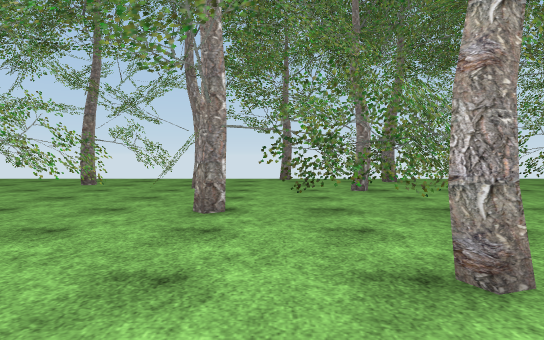
[1] (above)

24 first-person views from a walk through a scene from a Unity 3-D project. The camera is 1.2 m above the floor, tilts 2° down and sees 70° across. The floor is counted in squares, 2 m on a side. Each view is taken from the middle of a square. On the plan, view 1 faces up. The plan holds only what a view shows up to about 11 squares ahead; the rest is blank. The place goes on beyond the plan. The player character is not drawn. Some surface patterns are stand-ins.

[2]
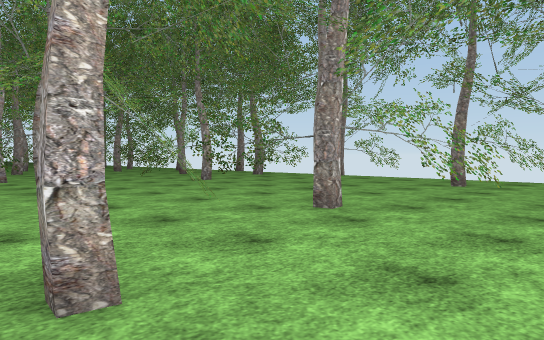

[3]
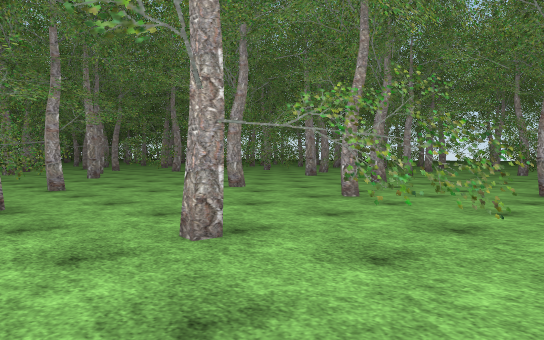

[4]
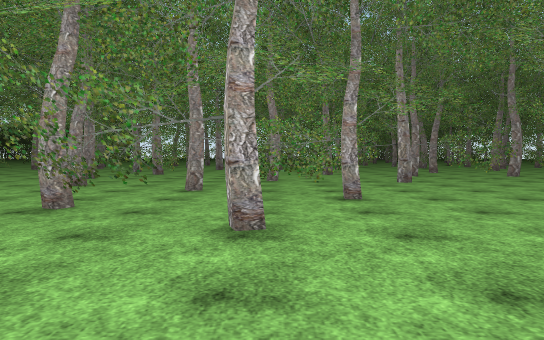

[5]
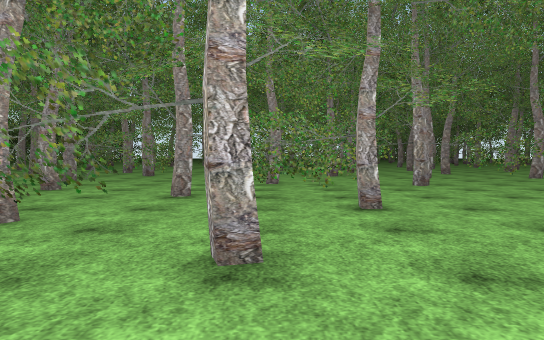

[6]
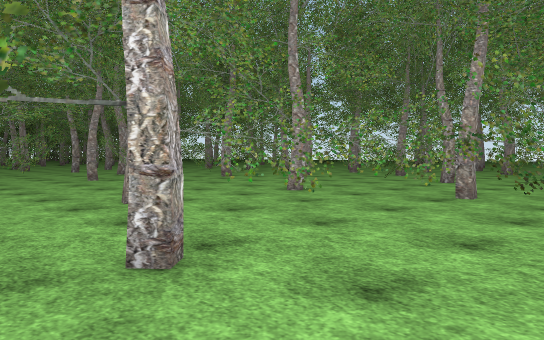

[7]
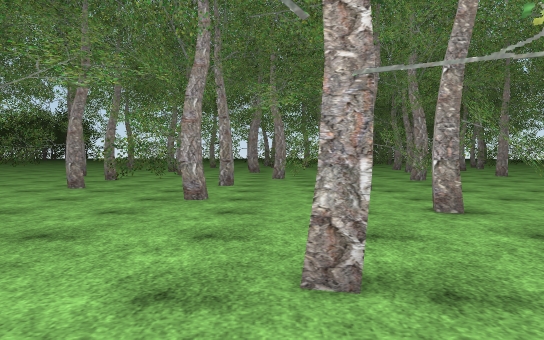

[8]
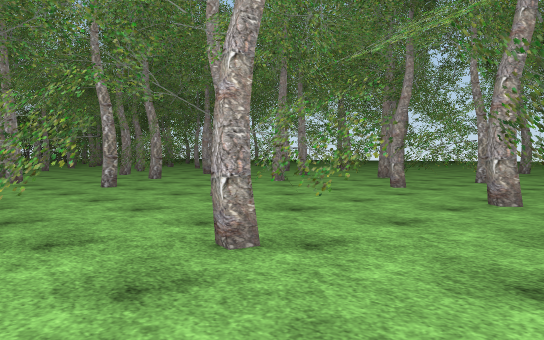

[9]
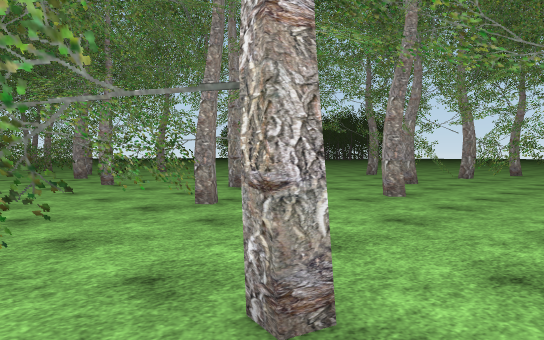

[10]
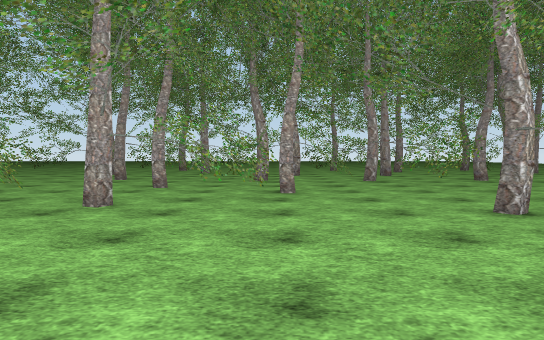

[11]
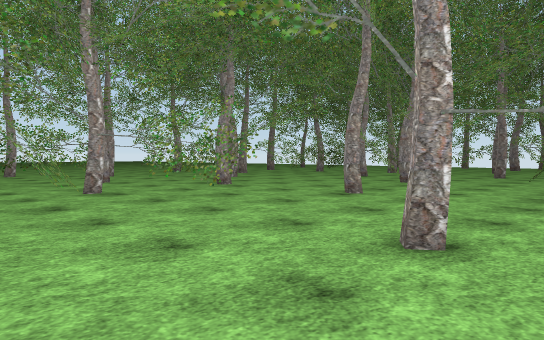

[12]
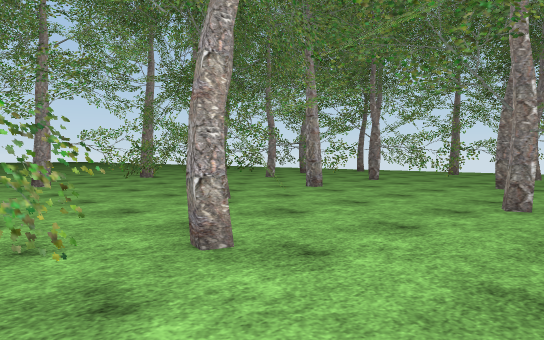

[13]
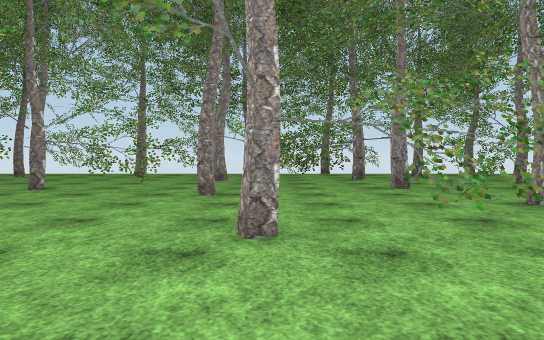

[14]
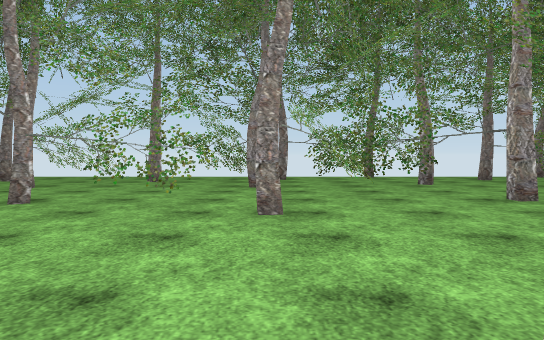

[15]
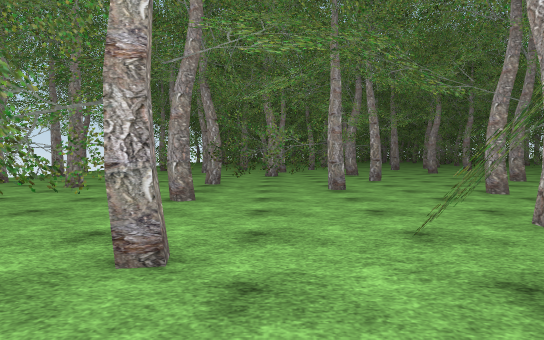

[16]
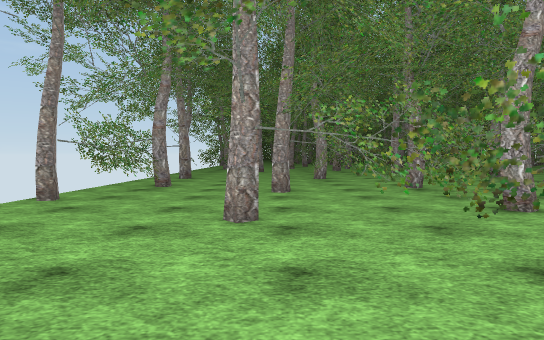

[17]
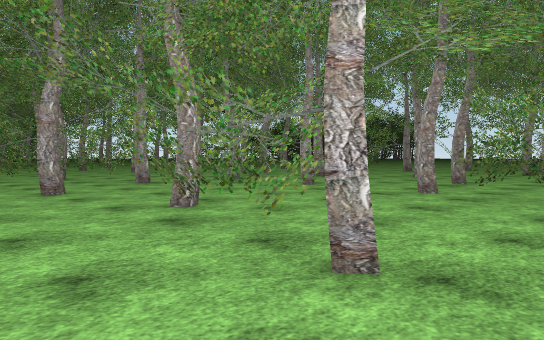

[18]
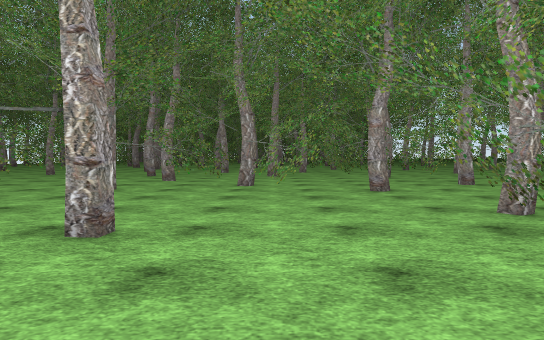

[19]
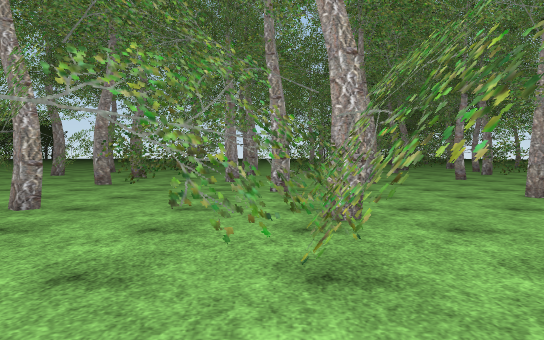

[20]
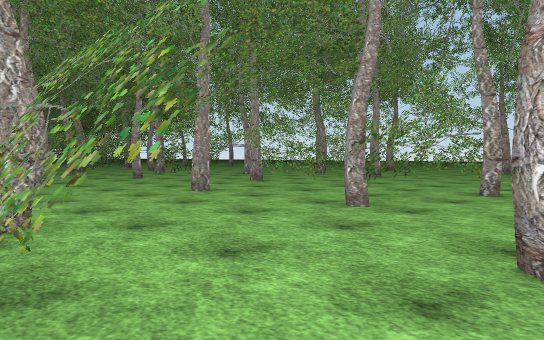

[21]
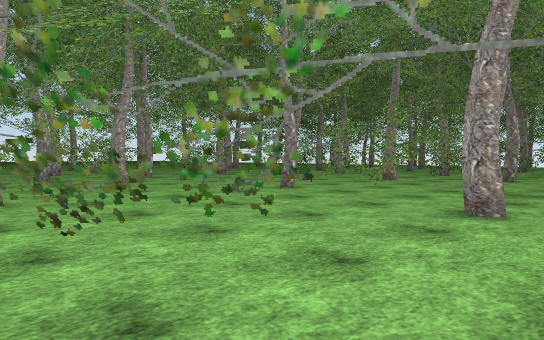

[22]
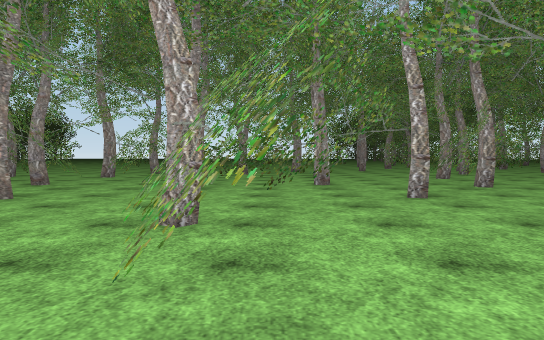

[23]
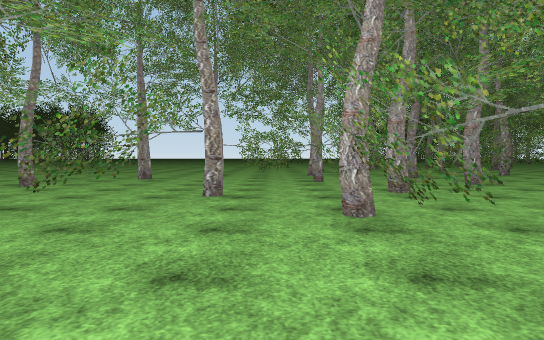

[24]
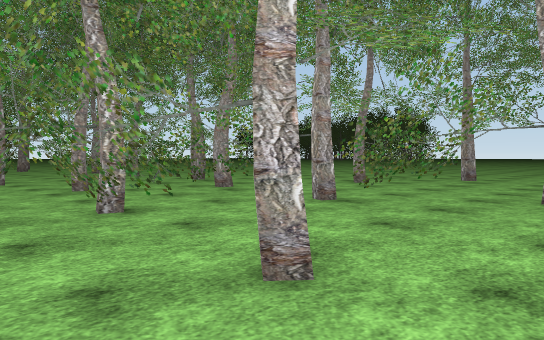

### Floor plan
Key: @ floor where view 1 was taken; # wall or solid block; x gap in a wall; . floor; O other object.
Columns run from 22 left of view 1 to 6 right of it. Each row starts with its distance up from view 1.
 10 O..... ..O ..   .. O..#OO OOO
  9 O.O..O#....O.  ....O....O#.O.
  8 ..Ox O#OO#..OO....O..........
  7 ..O...##OO...O......OO..O....
  6  O.....O#....#OOO..OOO.OO#OOO
  5  ......OOO...OO....O.O..OO...
  4   .OOO.O.O...#O.... .OOO#....
  3  OO...#.................#OOO
  2 ..........#.#O#...OO...O O..
  1 ...O.....O.OO......O.....#O.
  0 O.O....OOO....OO#.....@.....O
 -1 OOO .....O....O.......O#....
 -2 O#..OO...  #OO......#..OO...
 -3 ......O..O O....#....OOO O...
 -4 ......O..O. ...OO.....#O..O..
 -5 O ....O..OO#O  O...OO..O.. O
 -6  #OO..OO.##  OO.....OO..O....
 -7 ...O......#O #....O#....#..O.
 -8 ......O.....OO...#OO#...#O.OO
 -9 .O...O...O.O.OO#.........O...
-10 O...O....OOO. .O.......OO...O
-11 OO...OO......O..O......O..O.
-12  O.O...#...........OOO..OOO#.
-13  .O# O .O.....#...........O##
-14   .OOO..O...OO...........OO..
-15  OO.....O OOO....O......O....
-16    #.........OO...OOO.OOOO...
-17  OO.OO.O....OO.#.##.O........
-18  ....O.OOO...O.OO...O.....OOO
-19   .... .....O...O...O..O#OO O
-20    ....OOO.....O#...O..O...#O
-21     O....O....O.....O.#.....O
-22      .O.....O#.....O........
-23       .O....O....O.O......O.
-24        O#..O..#OOO.OO.....OO
-25      OO.#..O... #OOO O..OOO#.
-26       ..#.OO....OO.O#O#......
-27         OOO...OOOO..#.O

Where each view was taken, in squares from view 1:
view 1: 0 up, 0 right, facing up
view 2: 0 up, 1 left, facing up-left
view 3: 3 up, 1 left, facing down-left
view 4: 1 up, 2 left, facing down
view 5: 0 up, 2 left, facing down
view 6: 6 down, 4 left, facing down-left
view 7: 9 down, 6 left, facing down
view 8: 14 down, 6 left, facing down-left
view 9: 16 down, 6 left, facing down-right
view 10: 12 down, 9 left, facing left
view 11: 12 down, 12 left, facing up-left
view 12: 5 down, 14 left, facing up-left
view 13: 3 down, 15 left, facing up
view 14: 1 down, 16 left, facing up
view 15: 3 up, 6 left, facing right
view 16: 7 up, 5 left, facing right
view 17: 10 down, 5 left, facing down-right
view 18: 10 down, 5 left, facing right
view 19: 15 down, 9 left, facing down
view 20: 15 down, 9 left, facing down-left
view 21: 15 down, 8 left, facing up-left
view 22: 16 down, 7 left, facing down
view 23: 15 down, 1 left, facing down
view 24: 15 down, 1 left, facing down-right
